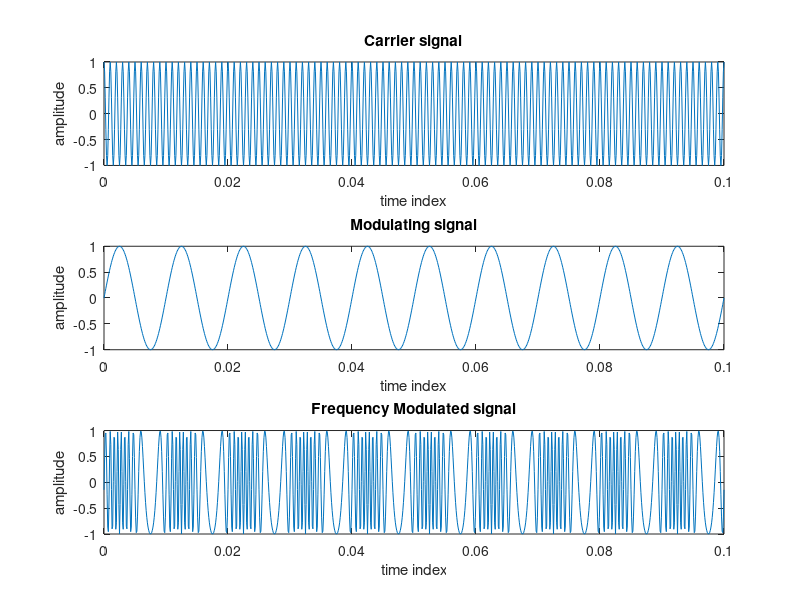

The MATLAB script that drew this image: (Note: this script raises an error after producing the figure.)
%FM generation
fc= 1000;
fm=100;
m=8;
t=0:0.0001:0.1;
c=cos(2*pi*fc*t);%carrier signal
M=sin(2*pi*fm*t);% modulating signal
subplot(3,1,1);plot(t,c);
ylabel('amplitude');xlabel('time index');title('Carrier signal');
subplot(3,1,2);plot(t,M);
ylabel('amplitude');xlabel('time index');title('Modulating signal');
y=cos(2*pi*fc*t-(m.*cos(2*pi*fm*t)));
subplot(3,1,3);plot(t,y);
ylabel('amplitude');xlabel('time index');title('Frequency Modulated signal');
fs=10000;
p=fmdemod(y,fc,fs,(fc-fm));
figure;
subplot(1,1,1);plot(p);
